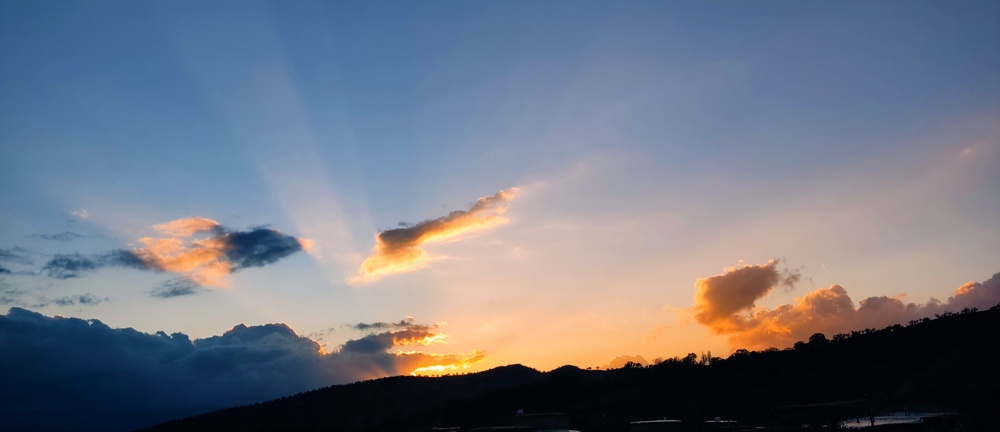
#> input picture pic.jpg, 1000 x 432 px, shrunk from 4000 x 1729 before the run
$ python Sobel.py
#> lines starting #> are read from the running program, lines starting #| are printed output that depends on the picture
import numpy as np
import matplotlib.pyplot as plt
import matplotlib.image as mpimg

def edge_sobel(img):
    gray_scale = np.dot(img[..., :3], [0.299, 0.587, 0.114])

    sobel_kernel_x = np.array([[-1, 0, 1],
                               [-2, 0, 2],
                               [-1, 0, 1]])
    sobel_kernel_y = np.array([[-1, -2, -1],
                               [0, 0, 0],
                               [1, 2, 1]])
    grad_x = convolution(gray_scale, sobel_kernel_x)
    grad_y = convolution(gray_scale, sobel_kernel_y)
    combined_gradients = np.sqrt(grad_x**2 + grad_y**2)
    combined_gradients *= 255.0 / np.max(combined_gradients)
    return combined_gradients

def convolution(img, ker):
    ker_height, ker_width = ker.shape
    img_height, img_width = img.shape
    pad_height = ker_height // 2
    pad_width = ker_width // 2
    padded_img = np.zeros((img_height + 2 * pad_height, img_width + 2 * pad_width))
    padded_img[pad_height:img_height + pad_height, pad_width:img_width + pad_width] = img
    result_img = np.zeros_like(img)
    for x in range(img_height):
        for y in range(img_width):
            result_img[x, y] = np.sum(padded_img[x:x + ker_height, y:y + ker_width] * ker)

    return result_img

inp_image = mpimg.imread('pic.jpg')
#> inp_image is the input picture: shape (432, 1000, 3); mean R, G, B 112.4, 117.9, 131.3
detected_edges = edge_sobel(inp_image)
#> in edge_sobel, `gray_scale = np.dot(img[..., :3], [0.299, 0.587, 0.114])`:
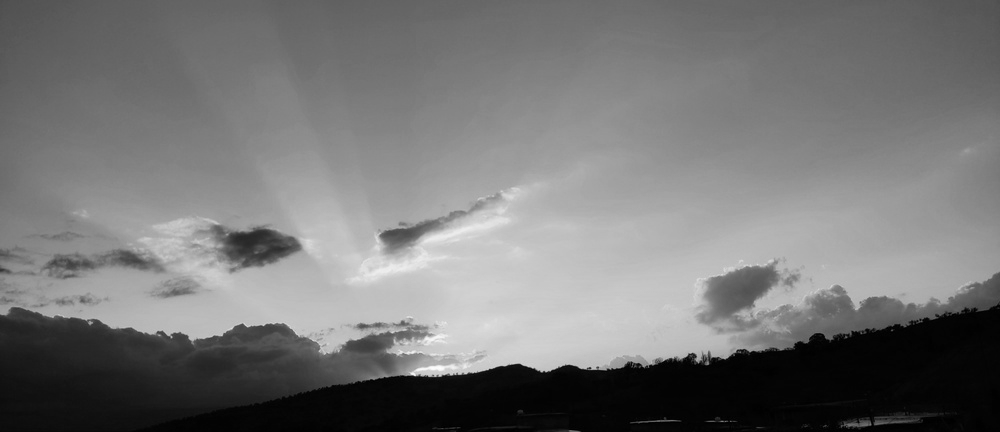
#> gray_scale: shape (432, 1000) float64; min 0, max 254.2, mean 117.8
#> after the loop in convolution, `for x in range(img_height):`:
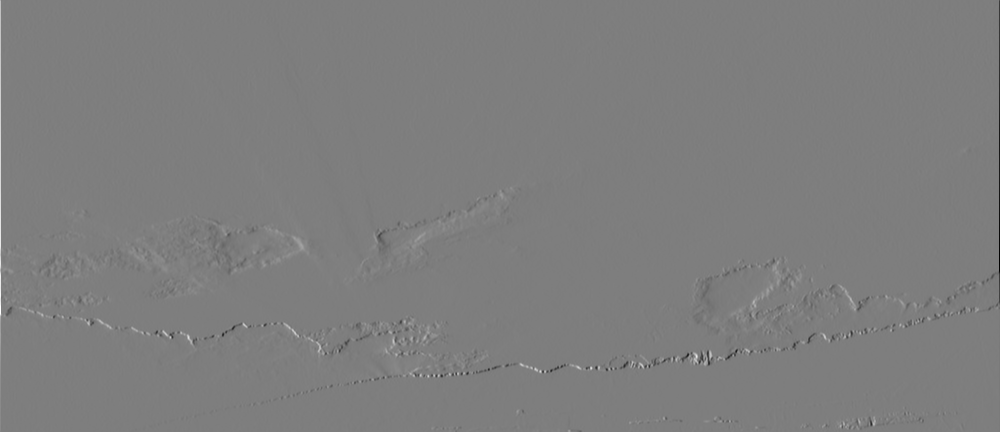
#> result_img: shape (432, 1000) float64; min -616.6, max 628.8, mean 0; drawn with min black and max white
#> after the loop in convolution (call 2), `for x in range(img_height):`:
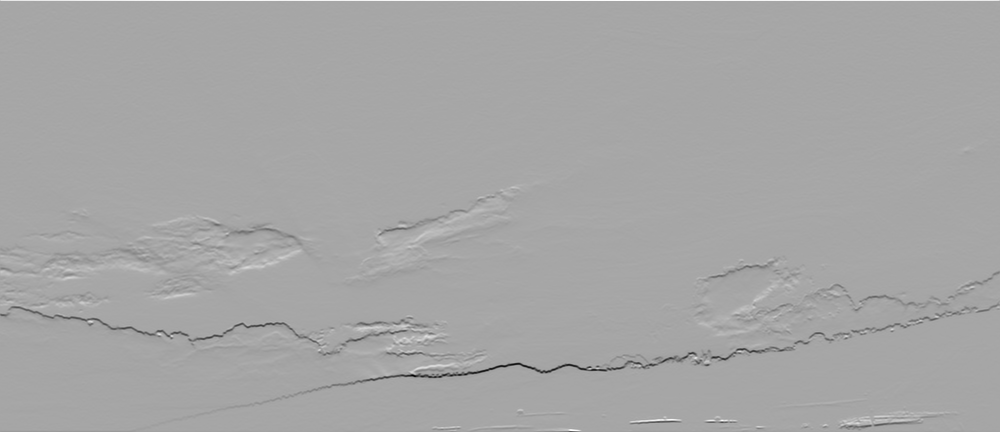
#> result_img: shape (432, 1000) float64; min -841.1, max 448.8, mean -0.8; drawn with min black and max white
#> in edge_sobel, `combined_gradients = np.sqrt(grad_x**2 + grad_y**2)`:
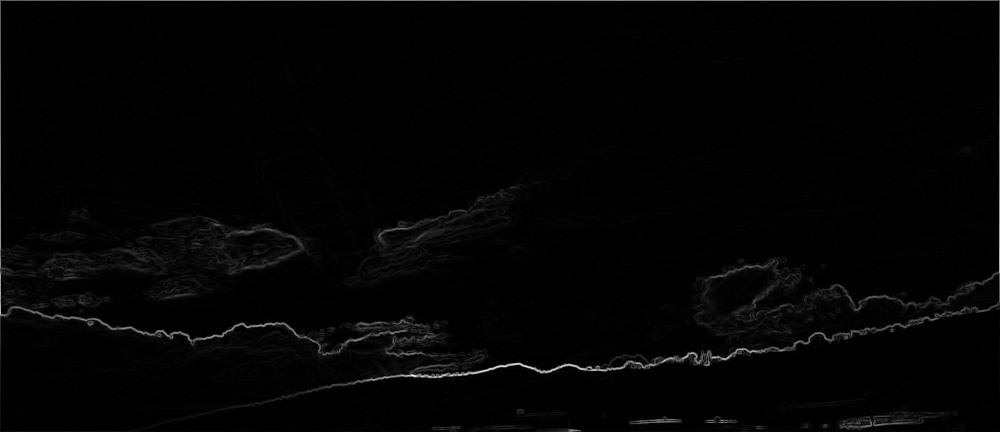
#> combined_gradients: shape (432, 1000) float64; min 0, max 871.2, mean 14.4; drawn with min black and max white
plt.imshow(detected_edges, cmap='gray')
plt.title('Sobel')
plt.axis('off')
plt.show()
